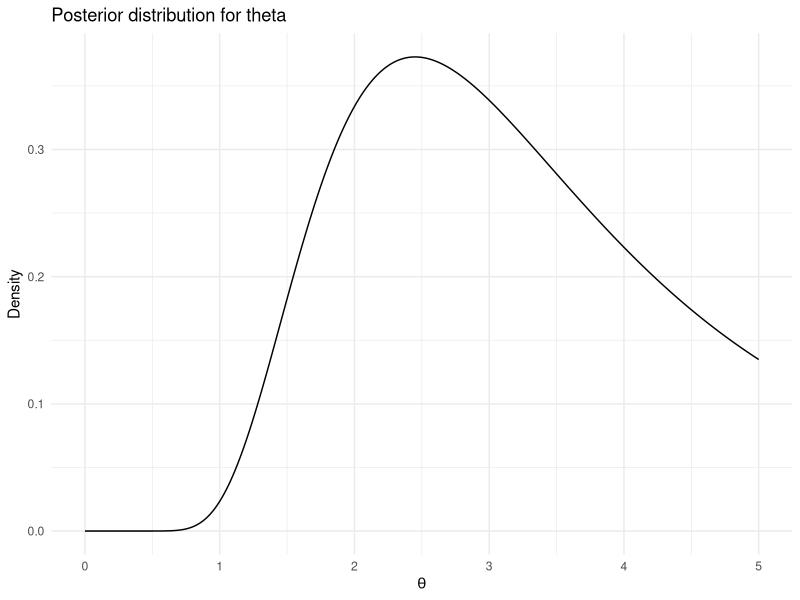

The R script that drew this image:
library(ggplot2)
library(stats)

# Data and parameters
data <- c(0.66, 2.30, 1.98, 1.49, 0.62)
kappa <- 2  # shape parameter
a <- 0      # lower bound for uniform prior
b <- 5      # upper bound for uniform prior
theta_values <- seq(a, b, length.out = 1000)  # Discretize theta space

# Uniform prior
prior <- dunif(theta_values, min = a, max = b)

# Weibull likelihood func
likelihood_weibull <- function(x, theta) {
  if (theta <= 0) return(0)
  lambda <- sqrt(theta)  # Scale parameter
  return(dweibull(x, shape = kappa, scale = lambda))
}

# Compute the posterior for each theta and normalze the results
posterior <- sapply(theta_values, function(theta) {
  prod(sapply(data, likelihood_weibull, theta = theta))
}) * prior
posterior <- posterior / sum(posterior * diff(theta_values[1:2]))

# Plot the posterior
posterior_df <- data.frame(theta = theta_values, posterior = posterior)
plot = ggplot(posterior_df, aes(x = theta, y = posterior)) +
  geom_line() +
  labs(title = "Posterior distribution for theta", x = expression(theta), y = "Density") +
  theme_minimal()
print(plot)
